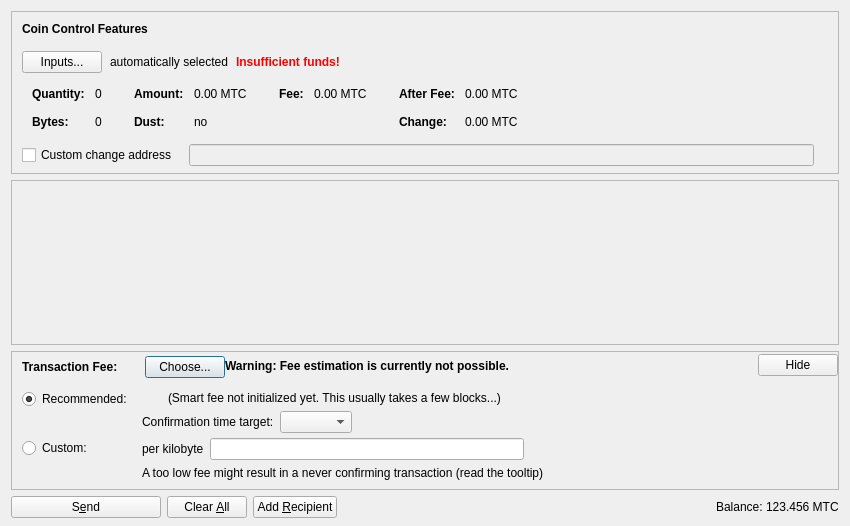
<?xml version="1.0" encoding="UTF-8"?>
<ui version="4.0">
 <class>SendCoinsDialog</class>
 <widget class="QDialog" name="SendCoinsDialog">
  <property name="geometry">
   <rect>
    <x>0</x>
    <y>0</y>
    <width>850</width>
    <height>526</height>
   </rect>
  </property>
  <property name="windowTitle">
   <string>Send Coins</string>
  </property>
  <layout class="QVBoxLayout" name="verticalLayout" stretch="0,1,0,0">
   <property name="bottomMargin">
    <number>8</number>
   </property>
   <item>
    <widget class="QFrame" name="frameCoinControl">
     <property name="sizePolicy">
      <sizepolicy hsizetype="Expanding" vsizetype="Expanding">
       <horstretch>0</horstretch>
       <verstretch>0</verstretch>
      </sizepolicy>
     </property>
     <property name="maximumSize">
      <size>
       <width>16777215</width>
       <height>16777215</height>
      </size>
     </property>
     <property name="frameShape">
      <enum>QFrame::StyledPanel</enum>
     </property>
     <property name="frameShadow">
      <enum>QFrame::Sunken</enum>
     </property>
     <layout class="QVBoxLayout" name="verticalLayoutCoinControl2">
      <property name="spacing">
       <number>0</number>
      </property>
      <property name="leftMargin">
       <number>0</number>
      </property>
      <property name="topMargin">
       <number>0</number>
      </property>
      <property name="rightMargin">
       <number>0</number>
      </property>
      <property name="bottomMargin">
       <number>6</number>
      </property>
      <item>
       <layout class="QVBoxLayout" name="verticalLayoutCoinControl" stretch="0,0,0,0,1">
        <property name="spacing">
         <number>0</number>
        </property>
        <property name="leftMargin">
         <number>10</number>
        </property>
        <property name="topMargin">
         <number>10</number>
        </property>
        <item>
         <layout class="QHBoxLayout" name="horizontalLayoutCoinControl1">
          <property name="bottomMargin">
           <number>15</number>
          </property>
          <item>
           <widget class="QLabel" name="labelCoinControlFeatures">
            <property name="sizePolicy">
             <sizepolicy hsizetype="Preferred" vsizetype="Maximum">
              <horstretch>0</horstretch>
              <verstretch>0</verstretch>
             </sizepolicy>
            </property>
            <property name="font">
             <font>
              <weight>75</weight>
              <bold>true</bold>
             </font>
            </property>
            <property name="styleSheet">
             <string notr="true">font-weight:bold;</string>
            </property>
            <property name="text">
             <string>Coin Control Features</string>
            </property>
           </widget>
          </item>
         </layout>
        </item>
        <item>
         <layout class="QHBoxLayout" name="horizontalLayoutCoinControl2" stretch="0,0,0,0">
          <property name="spacing">
           <number>8</number>
          </property>
          <property name="bottomMargin">
           <number>10</number>
          </property>
          <item>
           <widget class="QPushButton" name="pushButtonCoinControl">
            <property name="styleSheet">
             <string notr="true"/>
            </property>
            <property name="text">
             <string>Inputs...</string>
            </property>
            <property name="autoDefault">
             <bool>false</bool>
            </property>
           </widget>
          </item>
          <item>
           <widget class="QLabel" name="labelCoinControlAutomaticallySelected">
            <property name="text">
             <string>automatically selected</string>
            </property>
            <property name="margin">
             <number>5</number>
            </property>
           </widget>
          </item>
          <item>
           <widget class="QLabel" name="labelCoinControlInsuffFunds">
            <property name="font">
             <font>
              <weight>75</weight>
              <bold>true</bold>
             </font>
            </property>
            <property name="styleSheet">
             <string notr="true">color:red;font-weight:bold;</string>
            </property>
            <property name="text">
             <string>Insufficient funds!</string>
            </property>
            <property name="margin">
             <number>5</number>
            </property>
           </widget>
          </item>
          <item>
           <spacer name="horizontalSpacerCoinControl">
            <property name="orientation">
             <enum>Qt::Horizontal</enum>
            </property>
            <property name="sizeHint" stdset="0">
             <size>
              <width>40</width>
              <height>1</height>
             </size>
            </property>
           </spacer>
          </item>
         </layout>
        </item>
        <item>
         <widget class="QWidget" name="widgetCoinControl" native="true">
          <property name="sizePolicy">
           <sizepolicy hsizetype="Preferred" vsizetype="Preferred">
            <horstretch>0</horstretch>
            <verstretch>0</verstretch>
           </sizepolicy>
          </property>
          <property name="minimumSize">
           <size>
            <width>0</width>
            <height>0</height>
           </size>
          </property>
          <property name="styleSheet">
           <string notr="true"/>
          </property>
          <layout class="QHBoxLayout" name="horizontalLayoutCoinControl5">
           <property name="leftMargin">
            <number>0</number>
           </property>
           <property name="topMargin">
            <number>0</number>
           </property>
           <property name="rightMargin">
            <number>0</number>
           </property>
           <property name="bottomMargin">
            <number>0</number>
           </property>
           <item>
            <layout class="QHBoxLayout" name="horizontalLayoutCoinControl3" stretch="0,0,0,1">
             <property name="spacing">
              <number>20</number>
             </property>
             <property name="topMargin">
              <number>0</number>
             </property>
             <property name="bottomMargin">
              <number>10</number>
             </property>
             <item>
              <layout class="QFormLayout" name="formLayoutCoinControl1">
               <property name="horizontalSpacing">
                <number>10</number>
               </property>
               <property name="verticalSpacing">
                <number>14</number>
               </property>
               <property name="leftMargin">
                <number>10</number>
               </property>
               <property name="topMargin">
                <number>4</number>
               </property>
               <property name="rightMargin">
                <number>6</number>
               </property>
               <item row="0" column="0">
                <widget class="QLabel" name="labelCoinControlQuantityText">
                 <property name="font">
                  <font>
                   <weight>75</weight>
                   <bold>true</bold>
                  </font>
                 </property>
                 <property name="text">
                  <string>Quantity:</string>
                 </property>
                 <property name="margin">
                  <number>0</number>
                 </property>
                </widget>
               </item>
               <item row="0" column="1">
                <widget class="QLabel" name="labelCoinControlQuantity">
                 <property name="cursor">
                  <cursorShape>IBeamCursor</cursorShape>
                 </property>
                 <property name="contextMenuPolicy">
                  <enum>Qt::ActionsContextMenu</enum>
                 </property>
                 <property name="text">
                  <string notr="true">0</string>
                 </property>
                 <property name="margin">
                  <number>0</number>
                 </property>
                 <property name="textInteractionFlags">
                  <set>Qt::LinksAccessibleByMouse|Qt::TextSelectableByKeyboard|Qt::TextSelectableByMouse</set>
                 </property>
                </widget>
               </item>
               <item row="1" column="0">
                <widget class="QLabel" name="labelCoinControlBytesText">
                 <property name="font">
                  <font>
                   <weight>75</weight>
                   <bold>true</bold>
                  </font>
                 </property>
                 <property name="text">
                  <string>Bytes:</string>
                 </property>
                </widget>
               </item>
               <item row="1" column="1">
                <widget class="QLabel" name="labelCoinControlBytes">
                 <property name="cursor">
                  <cursorShape>IBeamCursor</cursorShape>
                 </property>
                 <property name="contextMenuPolicy">
                  <enum>Qt::ActionsContextMenu</enum>
                 </property>
                 <property name="text">
                  <string notr="true">0</string>
                 </property>
                 <property name="textInteractionFlags">
                  <set>Qt::LinksAccessibleByMouse|Qt::TextSelectableByKeyboard|Qt::TextSelectableByMouse</set>
                 </property>
                </widget>
               </item>
              </layout>
             </item>
             <item>
              <layout class="QFormLayout" name="formLayoutCoinControl2">
               <property name="horizontalSpacing">
                <number>10</number>
               </property>
               <property name="verticalSpacing">
                <number>14</number>
               </property>
               <property name="leftMargin">
                <number>6</number>
               </property>
               <property name="topMargin">
                <number>4</number>
               </property>
               <property name="rightMargin">
                <number>6</number>
               </property>
               <item row="0" column="0">
                <widget class="QLabel" name="labelCoinControlAmountText">
                 <property name="font">
                  <font>
                   <weight>75</weight>
                   <bold>true</bold>
                  </font>
                 </property>
                 <property name="text">
                  <string>Amount:</string>
                 </property>
                 <property name="margin">
                  <number>0</number>
                 </property>
                </widget>
               </item>
               <item row="0" column="1">
                <widget class="QLabel" name="labelCoinControlAmount">
                 <property name="cursor">
                  <cursorShape>IBeamCursor</cursorShape>
                 </property>
                 <property name="contextMenuPolicy">
                  <enum>Qt::ActionsContextMenu</enum>
                 </property>
                 <property name="text">
                  <string notr="true">0.00 MTC</string>
                 </property>
                 <property name="textInteractionFlags">
                  <set>Qt::LinksAccessibleByMouse|Qt::TextSelectableByKeyboard|Qt::TextSelectableByMouse</set>
                 </property>
                </widget>
               </item>
               <item row="1" column="0">
                <widget class="QLabel" name="labelCoinControlLowOutputText">
                 <property name="font">
                  <font>
                   <weight>75</weight>
                   <bold>true</bold>
                  </font>
                 </property>
                 <property name="text">
                  <string>Dust:</string>
                 </property>
                </widget>
               </item>
               <item row="1" column="1">
                <widget class="QLabel" name="labelCoinControlLowOutput">
                 <property name="cursor">
                  <cursorShape>IBeamCursor</cursorShape>
                 </property>
                 <property name="contextMenuPolicy">
                  <enum>Qt::ActionsContextMenu</enum>
                 </property>
                 <property name="text">
                  <string notr="true">no</string>
                 </property>
                 <property name="textInteractionFlags">
                  <set>Qt::LinksAccessibleByMouse|Qt::TextSelectableByKeyboard|Qt::TextSelectableByMouse</set>
                 </property>
                </widget>
               </item>
              </layout>
             </item>
             <item>
              <layout class="QFormLayout" name="formLayoutCoinControl3">
               <property name="horizontalSpacing">
                <number>10</number>
               </property>
               <property name="verticalSpacing">
                <number>14</number>
               </property>
               <property name="leftMargin">
                <number>6</number>
               </property>
               <property name="topMargin">
                <number>4</number>
               </property>
               <property name="rightMargin">
                <number>6</number>
               </property>
               <item row="0" column="0">
                <widget class="QLabel" name="labelCoinControlFeeText">
                 <property name="font">
                  <font>
                   <weight>75</weight>
                   <bold>true</bold>
                  </font>
                 </property>
                 <property name="text">
                  <string>Fee:</string>
                 </property>
                 <property name="margin">
                  <number>0</number>
                 </property>
                </widget>
               </item>
               <item row="0" column="1">
                <widget class="QLabel" name="labelCoinControlFee">
                 <property name="cursor">
                  <cursorShape>IBeamCursor</cursorShape>
                 </property>
                 <property name="contextMenuPolicy">
                  <enum>Qt::ActionsContextMenu</enum>
                 </property>
                 <property name="text">
                  <string notr="true">0.00 MTC</string>
                 </property>
                 <property name="textInteractionFlags">
                  <set>Qt::LinksAccessibleByMouse|Qt::TextSelectableByKeyboard|Qt::TextSelectableByMouse</set>
                 </property>
                </widget>
               </item>
              </layout>
             </item>
             <item>
              <layout class="QFormLayout" name="formLayoutCoinControl4">
               <property name="horizontalSpacing">
                <number>10</number>
               </property>
               <property name="verticalSpacing">
                <number>14</number>
               </property>
               <property name="leftMargin">
                <number>6</number>
               </property>
               <property name="topMargin">
                <number>4</number>
               </property>
               <property name="rightMargin">
                <number>6</number>
               </property>
               <item row="0" column="0">
                <widget class="QLabel" name="labelCoinControlAfterFeeText">
                 <property name="font">
                  <font>
                   <weight>75</weight>
                   <bold>true</bold>
                  </font>
                 </property>
                 <property name="text">
                  <string>After Fee:</string>
                 </property>
                 <property name="margin">
                  <number>0</number>
                 </property>
                </widget>
               </item>
               <item row="0" column="1">
                <widget class="QLabel" name="labelCoinControlAfterFee">
                 <property name="cursor">
                  <cursorShape>IBeamCursor</cursorShape>
                 </property>
                 <property name="contextMenuPolicy">
                  <enum>Qt::ActionsContextMenu</enum>
                 </property>
                 <property name="text">
                  <string notr="true">0.00 MTC</string>
                 </property>
                 <property name="textInteractionFlags">
                  <set>Qt::LinksAccessibleByMouse|Qt::TextSelectableByKeyboard|Qt::TextSelectableByMouse</set>
                 </property>
                </widget>
               </item>
               <item row="1" column="0">
                <widget class="QLabel" name="labelCoinControlChangeText">
                 <property name="font">
                  <font>
                   <weight>75</weight>
                   <bold>true</bold>
                  </font>
                 </property>
                 <property name="text">
                  <string>Change:</string>
                 </property>
                </widget>
               </item>
               <item row="1" column="1">
                <widget class="QLabel" name="labelCoinControlChange">
                 <property name="cursor">
                  <cursorShape>IBeamCursor</cursorShape>
                 </property>
                 <property name="contextMenuPolicy">
                  <enum>Qt::ActionsContextMenu</enum>
                 </property>
                 <property name="text">
                  <string notr="true">0.00 MTC</string>
                 </property>
                 <property name="textInteractionFlags">
                  <set>Qt::LinksAccessibleByMouse|Qt::TextSelectableByKeyboard|Qt::TextSelectableByMouse</set>
                 </property>
                </widget>
               </item>
              </layout>
             </item>
            </layout>
           </item>
          </layout>
         </widget>
        </item>
        <item>
         <layout class="QHBoxLayout" name="horizontalLayoutCoinControl4" stretch="0,0,0">
          <property name="spacing">
           <number>12</number>
          </property>
          <property name="sizeConstraint">
           <enum>QLayout::SetDefaultConstraint</enum>
          </property>
          <property name="topMargin">
           <number>5</number>
          </property>
          <property name="rightMargin">
           <number>5</number>
          </property>
          <item>
           <widget class="QCheckBox" name="checkBoxCoinControlChange">
            <property name="toolTip">
             <string>If this is activated, but the change address is empty or invalid, change will be sent to a newly generated address.</string>
            </property>
            <property name="text">
             <string>Custom change address</string>
            </property>
           </widget>
          </item>
          <item>
           <widget class="QValidatedLineEdit" name="lineEditCoinControlChange">
            <property name="enabled">
             <bool>false</bool>
            </property>
            <property name="sizePolicy">
             <sizepolicy hsizetype="Expanding" vsizetype="Fixed">
              <horstretch>0</horstretch>
              <verstretch>0</verstretch>
             </sizepolicy>
            </property>
           </widget>
          </item>
          <item>
           <widget class="QLabel" name="labelCoinControlChangeLabel">
            <property name="sizePolicy">
             <sizepolicy hsizetype="Preferred" vsizetype="Expanding">
              <horstretch>0</horstretch>
              <verstretch>0</verstretch>
             </sizepolicy>
            </property>
            <property name="minimumSize">
             <size>
              <width>0</width>
              <height>0</height>
             </size>
            </property>
            <property name="text">
             <string/>
            </property>
            <property name="margin">
             <number>3</number>
            </property>
           </widget>
          </item>
         </layout>
        </item>
        <item>
         <spacer name="verticalSpacerCoinControl">
          <property name="orientation">
           <enum>Qt::Vertical</enum>
          </property>
          <property name="sizeHint" stdset="0">
           <size>
            <width>800</width>
            <height>1</height>
           </size>
          </property>
         </spacer>
        </item>
       </layout>
      </item>
     </layout>
    </widget>
   </item>
   <item>
    <widget class="QScrollArea" name="scrollArea">
     <property name="widgetResizable">
      <bool>true</bool>
     </property>
     <widget class="QWidget" name="scrollAreaWidgetContents">
      <property name="geometry">
       <rect>
        <x>0</x>
        <y>0</y>
        <width>830</width>
        <height>104</height>
       </rect>
      </property>
      <layout class="QVBoxLayout" name="verticalLayout_2" stretch="0,1">
       <property name="leftMargin">
        <number>0</number>
       </property>
       <property name="topMargin">
        <number>0</number>
       </property>
       <property name="rightMargin">
        <number>0</number>
       </property>
       <property name="bottomMargin">
        <number>0</number>
       </property>
       <item>
        <layout class="QVBoxLayout" name="entries">
         <property name="spacing">
          <number>6</number>
         </property>
        </layout>
       </item>
       <item>
        <spacer name="verticalSpacer">
         <property name="orientation">
          <enum>Qt::Vertical</enum>
         </property>
         <property name="sizeHint" stdset="0">
          <size>
           <width>20</width>
           <height>40</height>
          </size>
         </property>
        </spacer>
       </item>
      </layout>
     </widget>
    </widget>
   </item>
   <item>
    <widget class="QFrame" name="frameFee">
     <property name="sizePolicy">
      <sizepolicy hsizetype="Expanding" vsizetype="Expanding">
       <horstretch>0</horstretch>
       <verstretch>0</verstretch>
      </sizepolicy>
     </property>
     <property name="maximumSize">
      <size>
       <width>16777215</width>
       <height>16777215</height>
      </size>
     </property>
     <property name="frameShape">
      <enum>QFrame::StyledPanel</enum>
     </property>
     <property name="frameShadow">
      <enum>QFrame::Sunken</enum>
     </property>
     <layout class="QVBoxLayout" name="verticalLayoutFee1">
      <property name="spacing">
       <number>0</number>
      </property>
      <property name="leftMargin">
       <number>0</number>
      </property>
      <property name="topMargin">
       <number>0</number>
      </property>
      <property name="rightMargin">
       <number>0</number>
      </property>
      <property name="bottomMargin">
       <number>0</number>
      </property>
      <item>
       <layout class="QVBoxLayout" name="verticalLayoutFee2" stretch="0,0,0">
        <property name="spacing">
         <number>0</number>
        </property>
        <property name="leftMargin">
         <number>10</number>
        </property>
        <property name="topMargin">
         <number>0</number>
        </property>
        <item>
         <layout class="QHBoxLayout" name="horizontalLayoutFee1">
          <property name="bottomMargin">
           <number>0</number>
          </property>
          <item>
           <layout class="QVBoxLayout" name="verticalLayoutFee7">
            <property name="spacing">
             <number>0</number>
            </property>
            <item>
             <spacer name="verticalSpacerSmartFee">
              <property name="orientation">
               <enum>Qt::Vertical</enum>
              </property>
              <property name="sizeType">
               <enum>QSizePolicy::Fixed</enum>
              </property>
              <property name="sizeHint" stdset="0">
               <size>
                <width>1</width>
                <height>4</height>
               </size>
              </property>
             </spacer>
            </item>
            <item>
             <layout class="QHBoxLayout" name="horizontalLayoutSmartFee">
              <property name="spacing">
               <number>10</number>
              </property>
              <item>
               <widget class="QLabel" name="labelFeeHeadline">
                <property name="sizePolicy">
                 <sizepolicy hsizetype="Preferred" vsizetype="Maximum">
                  <horstretch>0</horstretch>
                  <verstretch>0</verstretch>
                 </sizepolicy>
                </property>
                <property name="font">
                 <font>
                  <weight>75</weight>
                  <bold>true</bold>
                 </font>
                </property>
                <property name="styleSheet">
                 <string notr="true">font-weight:bold;</string>
                </property>
                <property name="text">
                 <string>Transaction Fee:</string>
                </property>
               </widget>
              </item>
              <item>
               <widget class="QLabel" name="labelFeeMinimized">
                <property name="text">
                 <string/>
                </property>
               </widget>
              </item>
              <item>
               <widget class="QPushButton" name="buttonChooseFee">
                <property name="text">
                 <string>Choose...</string>
                </property>
               </widget>
              </item>
             </layout>
            </item>
            <item>
             <spacer name="verticalSpacer_5">
              <property name="orientation">
               <enum>Qt::Vertical</enum>
              </property>
              <property name="sizeHint" stdset="0">
               <size>
                <width>1</width>
                <height>1</height>
               </size>
              </property>
             </spacer>
            </item>
           </layout>
          </item>
          <item>
           <widget class="QLabel" name="fallbackFeeWarningLabel">
            <property name="toolTip">
             <string>Using the fallbackfee can result in sending a transaction that will take several hours or days (or never) to confirm. Consider choosing your fee manually or wait until you have validated the complete chain.</string>
            </property>
            <property name="font">
            <font>
                <weight>75</weight>
                <bold>true</bold>
            </font>
            </property>
            <property name="text">
             <string>Warning: Fee estimation is currently not possible.</string>
            </property>
            <property name="wordWrap">
             <bool>false</bool>
            </property>
           </widget>
          </item>
          <item>
           <spacer name="horizontalSpacer_4">
            <property name="orientation">
             <enum>Qt::Horizontal</enum>
            </property>
            <property name="sizeType">
             <enum>QSizePolicy::MinimumExpanding</enum>
            </property>
            <property name="sizeHint" stdset="0">
             <size>
              <width>40</width>
              <height>20</height>
             </size>
            </property>
           </spacer>
          </item>
          <item>
           <widget class="QPushButton" name="buttonMinimizeFee">
            <property name="toolTip">
             <string>collapse fee-settings</string>
            </property>
            <property name="text">
             <string>Hide</string>
            </property>
           </widget>
          </item>
         </layout>
        </item>
        <item>
         <widget class="QFrame" name="frameFeeSelection">
          <layout class="QVBoxLayout" name="verticalLayoutFee12">
           <property name="spacing">
            <number>0</number>
           </property>
           <property name="leftMargin">
            <number>0</number>
           </property>
           <property name="topMargin">
            <number>0</number>
           </property>
           <property name="rightMargin">
            <number>0</number>
           </property>
           <property name="bottomMargin">
            <number>0</number>
           </property>
           <item>
            <layout class="QGridLayout" name="gridLayoutFee">
             <property name="topMargin">
              <number>10</number>
             </property>
             <property name="bottomMargin">
              <number>4</number>
             </property>
             <property name="horizontalSpacing">
              <number>10</number>
             </property>
             <property name="verticalSpacing">
              <number>4</number>
             </property>
             <item row="1" column="1">
              <layout class="QVBoxLayout" name="verticalLayoutFee8">
               <property name="spacing">
                <number>6</number>
               </property>
               <item>
                <layout class="QHBoxLayout" name="horizontalLayoutFee13">
                 <item>
                  <widget class="QLabel" name="labelCustomPerKilobyte">
                   <property name="toolTip">
                    <string>Specify a custom fee per kB (1,000 bytes) of the transaction's virtual size.

Note:  Since the fee is calculated on a per-byte basis, a fee of "100 satoshis per kB" for a transaction size of 500 bytes (half of 1 kB) would ultimately yield a fee of only 50 satoshis.</string>
                   </property>
                   <property name="text">
                    <string>per kilobyte</string>
                   </property>
                  </widget>
                 </item>
                 <item>
                  <widget class="BitcoinAmountField" name="customFee"/>
                 </item>
                 <item>
                  <spacer name="horizontalSpacer_6">
                   <property name="orientation">
                    <enum>Qt::Horizontal</enum>
                   </property>
                   <property name="sizeHint" stdset="0">
                    <size>
                     <width>1</width>
                     <height>1</height>
                    </size>
                   </property>
                  </spacer>
                 </item>
                </layout>
               </item>
               <item>
                <layout class="QHBoxLayout" name="horizontalLayoutFee8">
                 <item>
                  <widget class="QLabel" name="labelCustomFeeWarning">
                   <property name="enabled">
                    <bool>true</bool>
                   </property>
                   <property name="toolTip">
                    <string>When there is less transaction volume than space in the blocks, miners as well as relaying nodes may enforce a minimum fee. Paying only this minimum fee is just fine, but be aware that this can result in a never confirming transaction once there is more demand for majestees transactions than the network can process.</string>
                   </property>
                   <property name="text">
                    <string>A too low fee might result in a never confirming transaction (read the tooltip)</string>
                   </property>
                  </widget>
                 </item>
                 <item>
                  <spacer name="horizontalSpacer_2">
                   <property name="orientation">
                    <enum>Qt::Horizontal</enum>
                   </property>
                   <property name="sizeHint" stdset="0">
                    <size>
                     <width>1</width>
                     <height>1</height>
                    </size>
                   </property>
                  </spacer>
                 </item>
                </layout>
               </item>
              </layout>
             </item>
             <item row="0" column="0">
              <layout class="QVBoxLayout" name="verticalLayoutFee4" stretch="0,1">
               <item>
                <widget class="QRadioButton" name="radioSmartFee">
                 <property name="text">
                  <string>Recommended:</string>
                 </property>
                 <property name="checked">
                  <bool>true</bool>
                 </property>
                 <attribute name="buttonGroup">
                  <string notr="true">groupFee</string>
                 </attribute>
                </widget>
               </item>
               <item>
                <spacer name="verticalSpacer_2">
                 <property name="orientation">
                  <enum>Qt::Vertical</enum>
                 </property>
                 <property name="sizeHint" stdset="0">
                  <size>
                   <width>1</width>
                   <height>1</height>
                  </size>
                 </property>
                </spacer>
               </item>
              </layout>
             </item>
             <item row="1" column="0">
              <layout class="QVBoxLayout" name="verticalLayoutFee9" stretch="0,1">
               <item>
                <widget class="QRadioButton" name="radioCustomFee">
                 <property name="text">
                  <string>Custom:</string>
                 </property>
                 <attribute name="buttonGroup">
                  <string notr="true">groupFee</string>
                 </attribute>
                </widget>
               </item>
               <item>
                <spacer name="verticalSpacer_6">
                 <property name="orientation">
                  <enum>Qt::Vertical</enum>
                 </property>
                 <property name="sizeHint" stdset="0">
                  <size>
                   <width>1</width>
                   <height>1</height>
                  </size>
                 </property>
                </spacer>
               </item>
              </layout>
             </item>
             <item row="0" column="1">
              <layout class="QVBoxLayout" name="verticalLayoutFee3" stretch="0,0,1">
               <property name="spacing">
                <number>6</number>
               </property>
               <property name="topMargin">
                <number>2</number>
               </property>
               <item>
                <layout class="QHBoxLayout" name="horizontalLayoutFee12">
                 <item>
                  <widget class="QLabel" name="labelSmartFee">
                   <property name="text">
                    <string/>
                   </property>
                  </widget>
                 </item>
                 <item>
                  <widget class="QLabel" name="labelFeeEstimation">
                   <property name="text">
                    <string/>
                   </property>
                  </widget>
                 </item>
                 <item>
                  <widget class="QLabel" name="labelSmartFee2">
                   <property name="text">
                    <string>(Smart fee not initialized yet. This usually takes a few blocks...)</string>
                   </property>
                  </widget>
                 </item>
                 <item>
                  <spacer name="horizontalSpacer_5">
                   <property name="orientation">
                    <enum>Qt::Horizontal</enum>
                   </property>
                   <property name="sizeHint" stdset="0">
                    <size>
                     <width>1</width>
                     <height>1</height>
                    </size>
                   </property>
                  </spacer>
                 </item>
                </layout>
               </item>
               <item>
                <layout class="QHBoxLayout" name="horizontalLayoutFee9">
                 <item>
                  <layout class="QVBoxLayout" name="verticalLayoutFee6">
                   <item>
                    <widget class="QLabel" name="labelSmartFee3">
                     <property name="text">
                      <string>Confirmation time target:</string>
                     </property>
                    </widget>
                   </item>
                  </layout>
                 </item>
                 <item>
                  <layout class="QVBoxLayout" name="verticalLayoutFee5">
                   <property name="rightMargin">
                    <number>30</number>
                   </property>
                   <item>
                    <layout class="QHBoxLayout" name="horizontalLayoutConfTarget">
                     <property name="bottomMargin">
                      <number>0</number>
                     </property>
                     <item>
                      <widget class="QComboBox" name="confTargetSelector"/>
                     </item>
                     <item>
                      <spacer name="horizontalSpacerConfTarget">
                       <property name="orientation">
                        <enum>Qt::Horizontal</enum>
                       </property>
                       <property name="sizeHint" stdset="0">
                        <size>
                         <width>40</width>
                         <height>20</height>
                        </size>
                       </property>
                      </spacer>
                     </item>
                    </layout>
                   </item>
                  </layout>
                 </item>
                </layout>
               </item>
               <item>
                <spacer name="verticalSpacer_4">
                 <property name="orientation">
                  <enum>Qt::Vertical</enum>
                 </property>
                 <property name="sizeHint" stdset="0">
                  <size>
                   <width>1</width>
                   <height>1</height>
                  </size>
                 </property>
                </spacer>
               </item>
              </layout>
             </item>
            </layout>
           </item>
          </layout>
         </widget>
        </item>
        <item>
         <spacer name="verticalSpacerFee">
          <property name="orientation">
           <enum>Qt::Vertical</enum>
          </property>
          <property name="sizeHint" stdset="0">
           <size>
            <width>40</width>
            <height>5</height>
           </size>
          </property>
         </spacer>
        </item>
       </layout>
      </item>
     </layout>
    </widget>
   </item>
   <item>
    <layout class="QHBoxLayout" name="horizontalLayout">
     <item>
      <widget class="QPushButton" name="sendButton">
       <property name="minimumSize">
        <size>
         <width>150</width>
         <height>0</height>
        </size>
       </property>
       <property name="toolTip">
        <string>Confirm the send action</string>
       </property>
       <property name="text">
        <string>S&amp;end</string>
       </property>
       <property name="icon">
        <iconset resource="../bitcoin.qrc">
         <normaloff>:/icons/send</normaloff>:/icons/send</iconset>
       </property>
       <property name="autoDefault">
        <bool>false</bool>
       </property>
       <property name="default">
        <bool>false</bool>
       </property>
      </widget>
     </item>
     <item>
      <widget class="QPushButton" name="clearButton">
       <property name="sizePolicy">
        <sizepolicy hsizetype="Minimum" vsizetype="Fixed">
         <horstretch>0</horstretch>
         <verstretch>0</verstretch>
        </sizepolicy>
       </property>
       <property name="toolTip">
        <string>Clear all fields of the form.</string>
       </property>
       <property name="text">
        <string>Clear &amp;All</string>
       </property>
       <property name="icon">
        <iconset resource="../bitcoin.qrc">
         <normaloff>:/icons/remove</normaloff>:/icons/remove</iconset>
       </property>
       <property name="autoDefault">
        <bool>false</bool>
       </property>
      </widget>
     </item>
     <item>
      <widget class="QPushButton" name="addButton">
       <property name="toolTip">
        <string>Send to multiple recipients at once</string>
       </property>
       <property name="text">
        <string>Add &amp;Recipient</string>
       </property>
       <property name="icon">
        <iconset resource="../bitcoin.qrc">
         <normaloff>:/icons/add</normaloff>:/icons/add</iconset>
       </property>
       <property name="autoDefault">
        <bool>false</bool>
       </property>
      </widget>
     </item>
     <item>
      <spacer name="horizontalSpacer">
       <property name="orientation">
        <enum>Qt::Horizontal</enum>
       </property>
       <property name="sizeHint" stdset="0">
        <size>
         <width>40</width>
         <height>20</height>
        </size>
       </property>
      </spacer>
     </item>
     <item>
      <layout class="QHBoxLayout" name="horizontalLayout_2">
       <property name="spacing">
        <number>3</number>
       </property>
       <item>
        <widget class="QLabel" name="label">
         <property name="sizePolicy">
          <sizepolicy hsizetype="Preferred" vsizetype="Fixed">
           <horstretch>0</horstretch>
           <verstretch>0</verstretch>
          </sizepolicy>
         </property>
         <property name="text">
          <string>Balance:</string>
         </property>
        </widget>
       </item>
       <item>
        <widget class="QLabel" name="labelBalance">
         <property name="sizePolicy">
          <sizepolicy hsizetype="Preferred" vsizetype="Fixed">
           <horstretch>0</horstretch>
           <verstretch>0</verstretch>
          </sizepolicy>
         </property>
         <property name="cursor">
          <cursorShape>IBeamCursor</cursorShape>
         </property>
         <property name="text">
          <string notr="true">123.456 MTC</string>
         </property>
         <property name="textInteractionFlags">
          <set>Qt::LinksAccessibleByMouse|Qt::TextSelectableByKeyboard|Qt::TextSelectableByMouse</set>
         </property>
        </widget>
       </item>
      </layout>
     </item>
    </layout>
   </item>
  </layout>
 </widget>
 <customwidgets>
  <customwidget>
   <class>QValidatedLineEdit</class>
   <extends>QLineEdit</extends>
   <header>qt/qvalidatedlineedit.h</header>
  </customwidget>
  <customwidget>
   <class>BitcoinAmountField</class>
   <extends>QLineEdit</extends>
   <header>qt/bitcoinamountfield.h</header>
   <container>1</container>
  </customwidget>
 </customwidgets>
 <resources>
  <include location="../bitcoin.qrc"/>
 </resources>
 <connections/>
 <buttongroups>
  <buttongroup name="groupFee"/>
 </buttongroups>
</ui>
